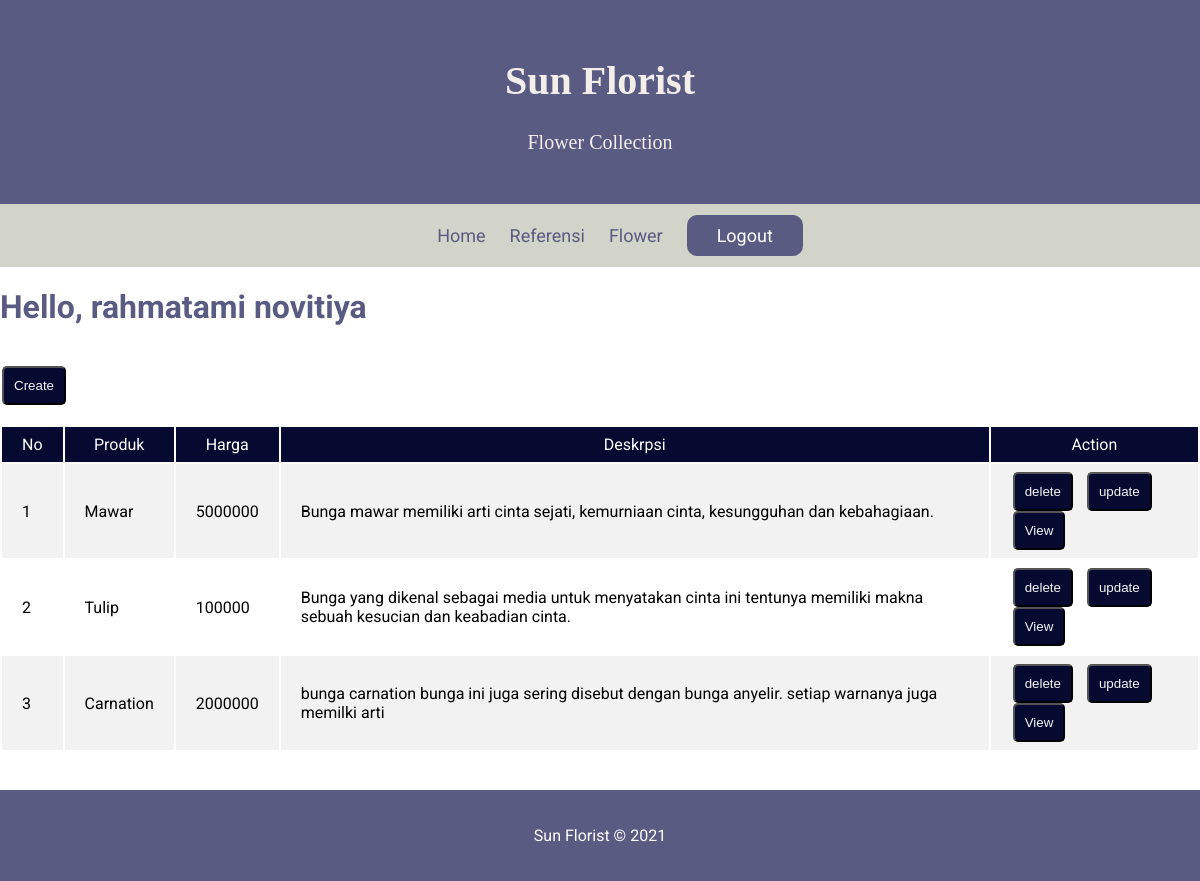
Page /home.php (signed in) on the committed database.
### tables this page shows
CREATE TABLE `produk` (
  `id` int(11) NOT NULL,
  `nama_produk` varchar(50) NOT NULL,
  `harga` int(14) NOT NULL,
  `deskripsi` text NOT NULL
);

### home.php (the view, shortened to what this page needs)
<?php
include "config.php";
?>
<!DOCTYPE html>
<html lang="en">
<head>
        </head>
        <body>
    <div class="jumbotron">
        <h1>Sun Florist</h1>
        <p>Flower Collection</p>
    </div>
    <nav>
         <ul>
             <li><a  href="">Home</a></li>
             <li><a  href="">Referensi</a></li>
             <li><a  href="">Flower</a></li>
             <a class="tombol-biru" href="logout.php">Logout</a>
         </ul>
        </nav>
    <h1 class="judul">Hello, <?php echo $_SESSION['first_name'] . ' ' . $_SESSION['last_name']; ?> </h1>
<br>
   <button><a href="tambah.php">Create</a></button>
   <table>
   <tr>
       <th>No</th>
       <th>Produk</th>
       <th>Harga</th>
       <th>Deskrpsi</th>
       <th>Action</th>
    </tr>
    <?php
    $hasil = mysqli_query($koneksi,"select * from produk");
    $no = 1;
    foreach($hasil as $row){
        ?>
        <tr>
            <td><?php echo $no; ?></td>
            <td><?php echo $row['nama_produk']; ?></td>
            <td><?php echo $row['harga']; ?></td>
            <td><?php echo $row['deskripsi']; ?></td>
            <td>
                <button><a href='delete.php?id=<?php echo $row['id']; ?>'onclick="return confirm('Anda yakin mau menghapus item ini ?')">delete</a> </button>
                <button><a href="update.php?id=<?php echo $row['id']; ?>">update</a> </button>
                <button><a href="view.php?id=<?php echo $row['id']; ?>">View</a> </button>
            </td>
        </tr>
        <?php
        $no++;
    }
    ?>
    </table>
    <br>
    <br>
    <footer>
        <p>Sun Florist &#169; 2021</p>
    </footer>
</body>
</html>

### home.php (style rules this page uses)
body { margin: 0; padding: 0; font-family: 'Roboto', sans-serif; }
.jumbotron { font-size: 20px; padding: 30px; background-color:#595B83; text-align: center; color: #F3EEEA; font-family: 'Hobo Std'; }
nav li { display: inline; list-style-type: none; margin-right: 20px; text-align: center; }
nav a { font-size: 18px; font-weight: 400; text-decoration: none; color: #595B83; text-align: center; }
nav { background-color: #D2D3C9; padding: 5px; position: sticky; top: 0; text-align: center; }
.judul { color: #595B83; }
.tombol-biru { background: #595B83; color: white; border: none; padding-right: 30px; padding-left: 30px; padding-top: 10px; padding-bottom: 10px; border-radius: 10px; }
footer { margin-top: 0px; background:#595B83; display: flex; align-items: center; justify-content: space-evenly; padding-top: 20px; padding-bottom: 20px; color: white; }
table { margin-top: 20px; margin-left:auto; margin-right:auto; }
tr th { background: #060930; color: #fff; font-weight: normal; }
th, td { padding: 8px 20px; }
tr:nth-child(even) { background-color: #f2f2f2; }
button { background: #060930; padding-right: 10px; margin-left:2px; padding-left: 10px; padding-top: 10px; padding-bottom: 10px; border-radius: 5px; }
a { color: #f5f5f5; text-decoration: none; }

### rows in the picture
produk: nama_produk "Mawar", harga "5000000", deskripsi "Bunga mawar memiliki arti cinta sejati, kemurniaan cinta, kesungguhan dan kebahagiaan."
produk: nama_produk "Tulip", harga "100000", deskripsi "Bunga yang dikenal sebagai media untuk menyatakan cinta ini tentunya memiliki makna sebuah kesucian dan keabadian cinta."
produk: nama_produk "Carnation", harga "2000000", deskripsi "bunga carnation bunga ini juga sering disebut dengan bunga anyelir. setiap warnanya juga memilki arti"

### other values in the picture
$_SESSION['first_name'] "rahmatami"
$_SESSION['last_name'] "novitiya"
